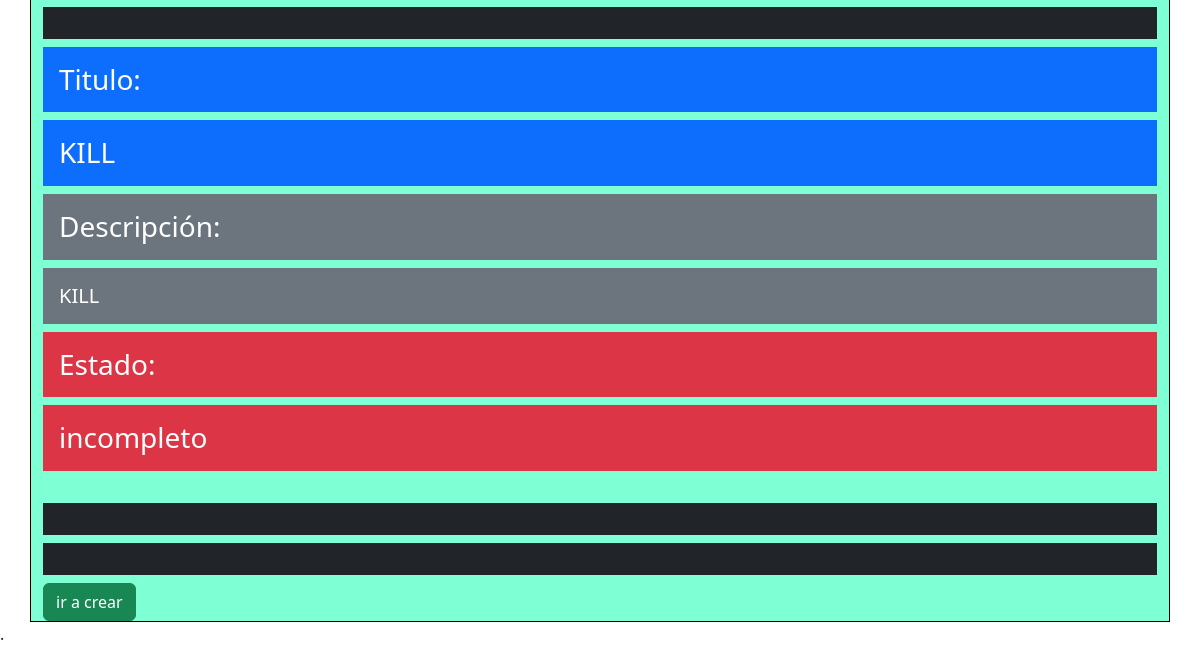
The app's page / (lower part), older data.
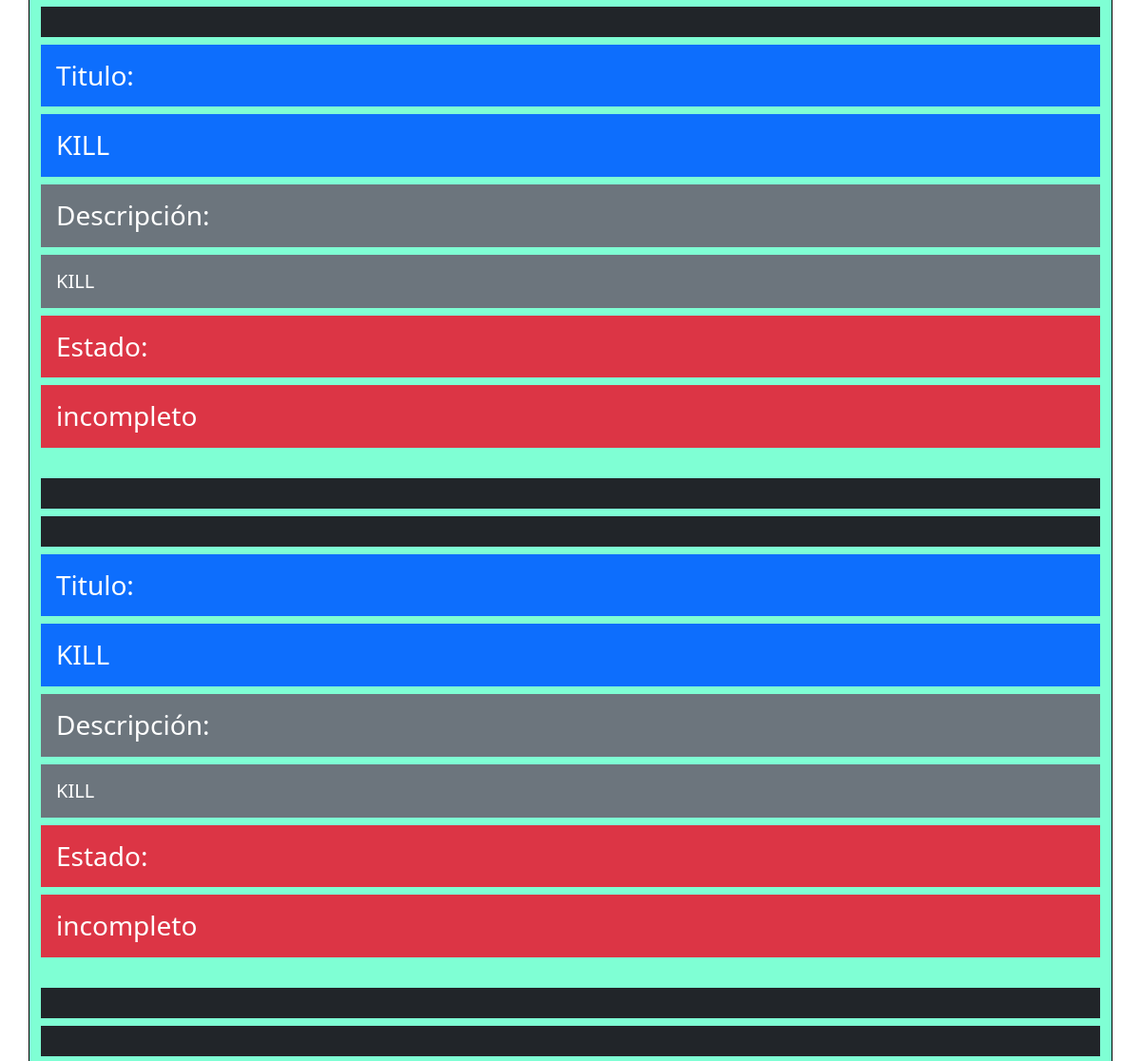
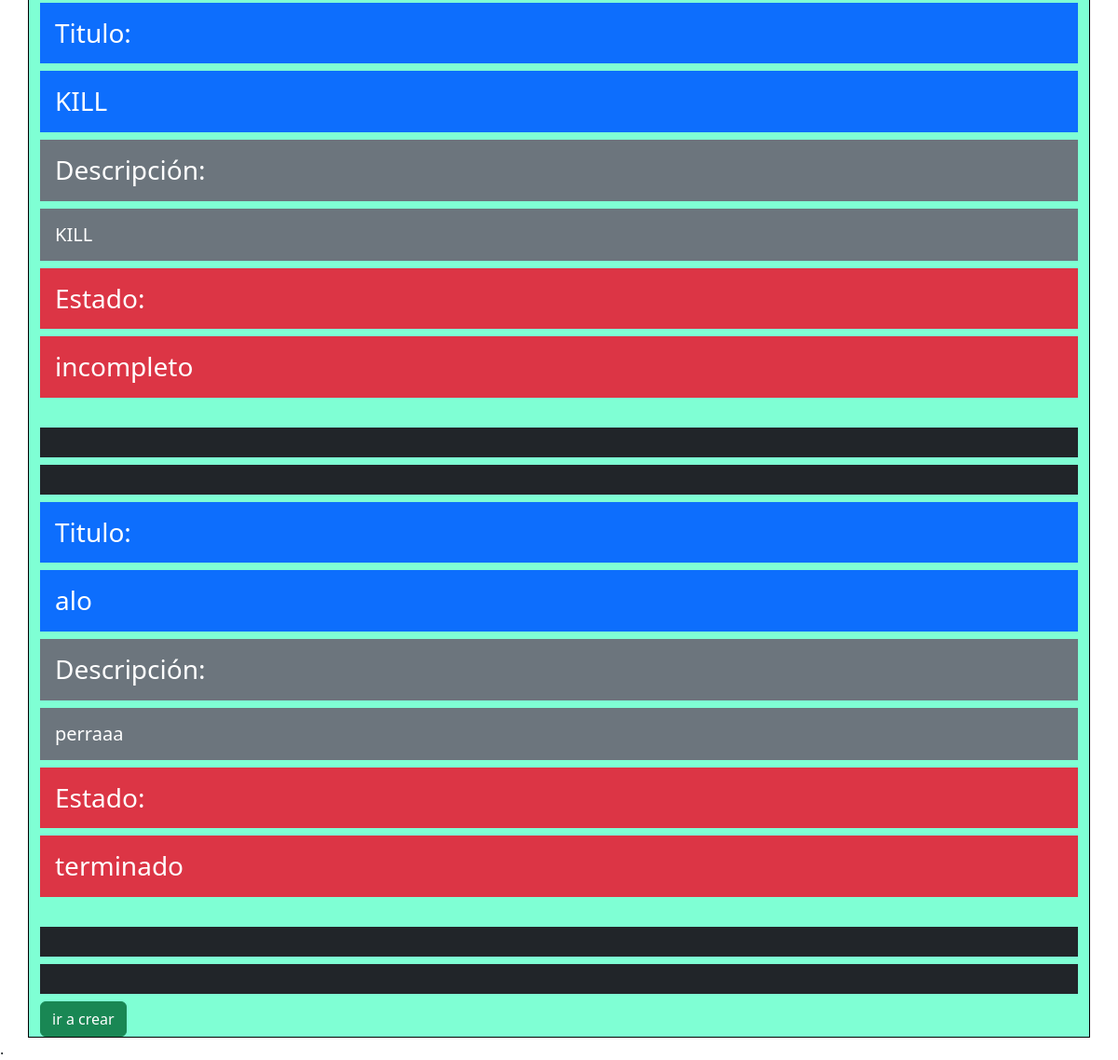
The same page, newer data (2 pictures, top to bottom).
### gestion/models.py (models this page shows, shortened)
class Tareas(models.Model):
    estados = [('terminado','tarea completa'),
               ('incompleto','tarea pendiente')]
    titulo = models.CharField(max_length=100)
    descripcion = models.TextField(max_length=500)
    estado = models.CharField(max_length=100,choices=estados,default='incompleto')

### gestion/views.py (the view)
# urls.py: path('',listar,name='listar'),
def listar(request):
    tareas = Tareas.objects.all()
    return render(request,'listar.html',{'tareas':tareas})

### gestion/templates/listar.html (shortened to what this page needs)
<!DOCTYPE html>
<html lang="en">
<head>
    <link href="https://cdn.jsdelivr.net/npm/bootstrap@5.3.3/dist/css/bootstrap.min.css" rel="stylesheet">
    <link href="cssTareas/estilosListar.css" rel="stylesheet">
</head>
<body>
<div class="container" >
    {% for tarea in tareas %}
    <h3 class="p-3 mb-2 bg-primary text-white" >Titulo:</h3>
   <h3 class="p-3 mb-2 bg-primary text-white"> {{tarea.titulo}}</h3>
    <h3 class="p-3 mb-2 bg-secondary text-white">Descripción:</h3>
    <h5 class="p-3 mb-2 bg-secondary text-white">  {{tarea.descripcion}}</h5>
    <h3  class="p-3 mb-2 bg-danger text-white">Estado:</h3>
    <h3  class="p-3 mb-2 bg-danger text-white"> {{tarea.estado}}</h3>
    <br>
    <h3 class="p-3 mb-2 bg-dark text-white"></h3>
    <h3 class="p-3 mb-2 bg-dark text-white"></h3>
    {% endfor%}
    <a  class="btn btn-success" href="crear">ir a crear</a>
</div>
</body>
</html>

### gestion/templates/cssTareas/estilosListar.css (style rules this page uses)
.container { background-color: aquamarine; border: 1px solid #000; }

Row changes from the older to the newer data that the page shows:
added Tareas: titulo "KILL", descripcion "KILL", estado "incompleto"
added Tareas: titulo "KILL", descripcion "KILL", estado "incompleto"
added Tareas: titulo "alo", descripcion "perraaa", estado "terminado"
